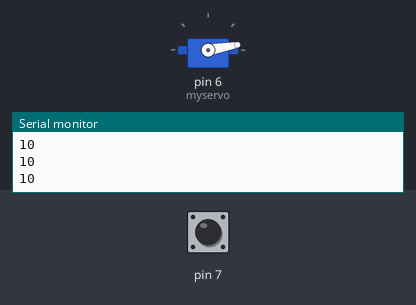
Bench run of a sketch on a simulated Arduino Uno, built with avr-gcc and run on an emulated ATmega328P. On the bench: servo, the last lines printed to the serial monitor. Inputs (shaded band) come from the test bench; at power-on: pin 7 HIGH.

Above: at 1.2 s.
1.3 s: pin 7 pulled LOW for 0.25 s
At 2.3 s:
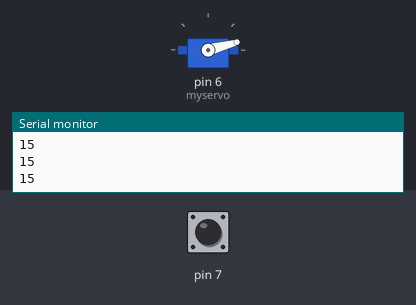
3.0 s: pin 7 pulled LOW for 1 s
At 4.8 s:
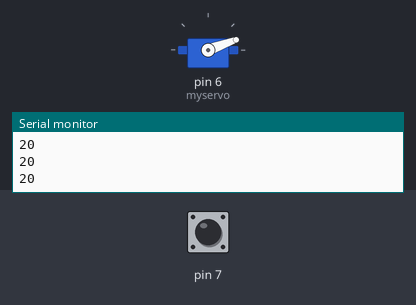
5.5 s: pin 7 pulsed LOW 5 times (0.12 s each, 0.3 s apart)
At 7.6 s:
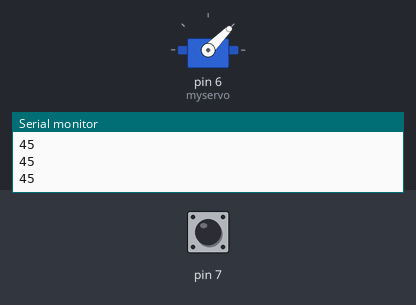
8.5 s: pin 7 pulsed LOW 5 times (0.12 s each, 0.3 s apart)
At 11.1 s:
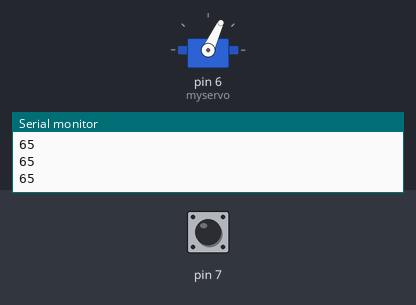
Timing chart, 0 to 12.5 s (numbered marks = the images above; inputs shaded):
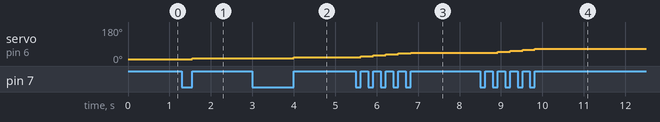

The sketch:

servo_cw_acw.ino
```cpp
#include <Servo.h>

Servo myservo;
int pos=10,delayTime = 200;

void setup() {
  myservo.attach(6);
  Serial.begin(9600);
  pinMode(7, INPUT_PULLUP);
  pinMode(8, INPUT_PULLUP);

  myservo.write(pos);
}

void loop()
{


  if(!digitalRead(7))
  {

while(!digitalRead(7))
    {
      //Serial.println("Done 1");
    }
  pos=pos+5;

  }
  Serial.println(pos);
  myservo.write(pos);delay(delayTime);


}
```

Measured:
- after the input at 1.3 s, servo on pin 6 (myservo): 10° → 15° after 0.25 s
- after the input at 3.0 s, servo on pin 6 (myservo): 15° → 20° after 1.0 s
- after the input at 5.5 s, servo on pin 6 (myservo): moves from 20° to 45° over 1.2 s, starting after 0.12 s
- after the input at 8.5 s, servo on pin 6 (myservo): 45° → 50° after 0.42 s, → 55° 0.30 s later, → 60° 0.30 s later, → 65° 0.30 s later
